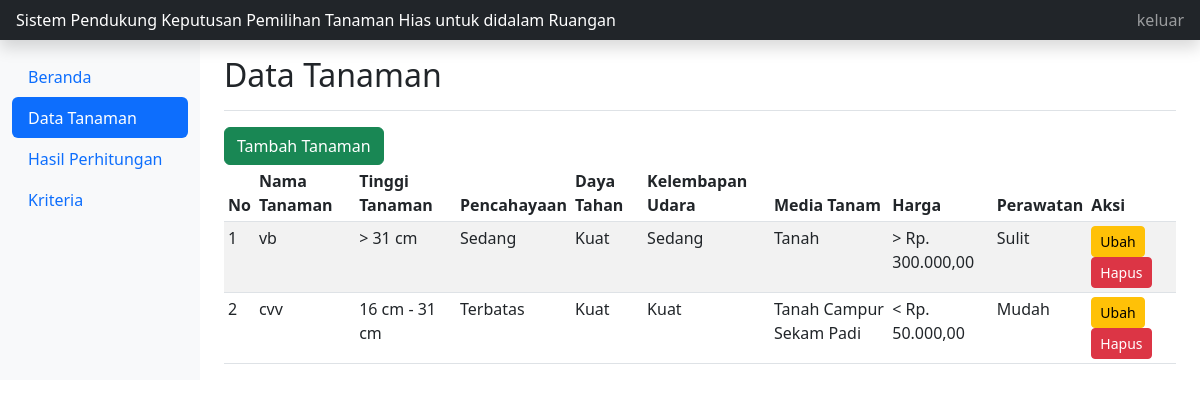
Screenshot of /masyarakat/tanaman/data-tanaman.php with the database file from the repository.
### tables this page shows
CREATE TABLE `tanaman` (
  `id_tanaman` int(11) NOT NULL,
  `nama_tanaman` varchar(255) NOT NULL,
  `tinggi_tanaman` varchar(255) NOT NULL,
  `pencahayaan` varchar(255) NOT NULL,
  `daya_tahan` varchar(255) NOT NULL,
  `kelembapan` varchar(255) NOT NULL,
  `media_tanam` varchar(255) NOT NULL,
  `warna` varchar(255) NOT NULL,
  `harga` varchar(255) NOT NULL,
  `perawatan` varchar(255) NOT NULL,
  `nilai` double NOT NULL
);

### masyarakat/tanaman/data-tanaman.php (the view, shortened to what this page needs)
<!doctype html>
<?php
include "../../koneksi.php";
 ?>
<html lang="en">
  <head>
	<link href="../../assets/bootstrap/css/bootstrap.min.css" rel="stylesheet">
    <link href="../../assets/index.css" rel="stylesheet">
  </head>
  <body>
<header class="navbar navbar-dark sticky-top bg-dark flex-md-nowrap p-0 shadow">
  <a class="navbar-brand col-md-3 col-lg-2 me-0 px-3 fs-6" href="#">Sistem Pendukung Keputusan Pemilihan Tanaman Hias untuk didalam Ruangan</a>
  <div class="navbar-nav">
    <div class="nav-item text-nowrap">
      <a class="nav-link px-3" href="../keluar.php">keluar</a>
    </div>
  </div>
</header>
<div class="container-fluid">
  <div class="row">
    <nav id="sidebarMenu" class="col-md-3 col-lg-2 d-md-block bg-light sidebar collapse">
      <div class="position-sticky pt-3 sidebar-sticky">
        <ul class="nav flex-column nav-pills">
               <li class="nav-item">
            <a class="nav-link" aria-current="page" href="../index-masyarakat.php">
              Beranda
            </a>
          </li>
          <li class="nav-item">
            <a class="nav-link active" href="data-tanaman.php">
              Data Tanaman
            </a>
          </li>
          <li class="nav-item">
            <a class="nav-link" href="../perhitungan/data-nilai.php">
              Hasil Perhitungan
            </a>
          </li>
          <li class="nav-item">
            <a class="nav-link" href="../kriteria/data-kriteria.php">
              Kriteria
            </a>
          </li>
        </ul>
      </div>
    </nav>
    <main class="col-md-9 ms-sm-auto col-lg-10 px-md-4">
      <div class="d-flex justify-content-between flex-wrap flex-md-nowrap align-items-center pt-3 pb-2 mb-3 border-bottom">
        <h1 class="h2">Data Tanaman</h1>
      </div>
     <a href="tambah_tanaman.php" class="btn btn-success btn-fill">
    <span>Tambah Tanaman</span>
    </a>
    <br>
     <div class="table-responsive">
        <table class="table table-striped table-sm">
          <thead>
            <tr>
              <th scope="col">No</th>
              <th scope="col">Nama Tanaman</th>
              <th scope="col">Tinggi Tanaman</th>
              <th scope="col">Pencahayaan</th>
              <th scope="col">Daya Tahan</th>
              <th scope="col">Kelembapan Udara</th>
              <th scope="col">Media Tanam</th>
              <th scope="col">Harga</th>
              <th scope="col">Perawatan</th>
              <th scope="col">Aksi</th>
            </tr>
          </thead>
          <tbody>
            <?php
            $i = 1;
            $sql = "SELECT * FROM tanaman";
            foreach ($dbh->query($sql) as $data) :
            ?>
            <tr>
            	<td><?php echo $i ?></td>
            	<td><?php echo $data['nama_tanaman'] ?></td>
            	<td><?php echo $data['tinggi_tanaman'] ?></td>
            	<td><?php echo $data['pencahayaan'] ?></td>
            	<td><?php echo $data['daya_tahan'] ?></td>
            	<td><?php echo $data['kelembapan'] ?></td>
            	<td><?php echo $data['media_tanam'] ?></td>
            	<td><?php echo $data['harga'] ?></td>
            	<td><?php echo $data['perawatan'] ?></td>
            	<td>
              <a href="edit_tanaman.php?tanaman=<?php echo $data['id_tanaman'] ?>" class="btn btn-warning btn-sm btn-fill btn-block">
			    <span>Ubah</span>
            	</a>
              <a class="btn btn-danger btn-sm btn-fill btn-block" href="hapus_tanaman.php?id=<?php echo $data['id_tanaman'] ?>" onclick="return confirm('Apa anda yakin dengan penghapusan data ?');"><span>Hapus</span>
              </a>
			 </td>
            </tr>
            <?php
            $i++;
        	endforeach;
             ?>
          </tbody>
        </table>
      </div>
    </main>
  </div>
</div>
  </body>
</html>

### rows the page displays
tanaman: nama_tanaman "vb", tinggi_tanaman "> 31 cm", pencahayaan "Sedang", daya_tahan "Kuat", kelembapan "Sedang", media_tanam "Tanah", harga "> Rp. 300.000,00", perawatan "Sulit"
tanaman: nama_tanaman "cvv", tinggi_tanaman "16 cm - 31 cm", pencahayaan "Terbatas", daya_tahan "Kuat", kelembapan "Kuat", media_tanam "Tanah Campur Sekam Padi", harga "< Rp. 50.000,00", perawatan "Mudah"
